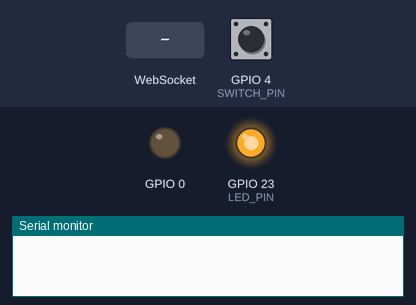
Simulated run of this sketch. Board: ESP32. On the bench: output pins drawn as LEDs (lit = HIGH), the last lines printed to the serial monitor. The test bench sets the inputs (shaded band); at power-on: GPIO 4 (SWITCH_PIN) HIGH.

Above: at 0.1 s.
At 2.4 s:
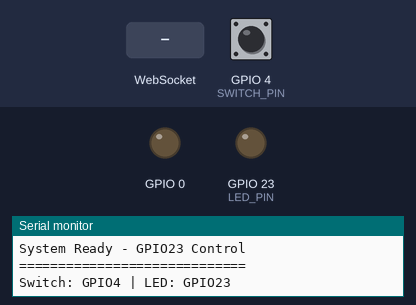
2.5 s: WebSocket text "ADD_LED:" received
Timing chart, 0 to 5.5 s (numbered marks = the images above; inputs shaded):
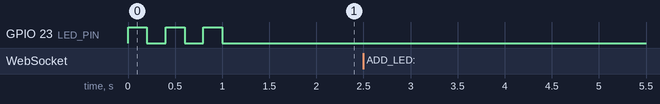

The sketch:

mark5.ino
```cpp
#include <WiFi.h>
#include <WebSocketsServer.h>

const char* apSSID = "ESP32_LED_Controller";
const char* apPassword = "12345678";
#define SWITCH_PIN 4   // Verify switch connected to GPIO4-GND
#define LED_PIN 23     // LED on GPIO23

WebSocketsServer webSocket(81);
const int MAX_LEDS = 10;

struct Led {
  int pin;
  bool state;
  String name;
};

Led leds[MAX_LEDS] = {{LED_PIN, false, "Main LED"}};
int ledCount = 1;

void updateAllClients(int index) {
  String message = "LED_UPDATE:" +
                  String(leds[index].pin) + ":" +
                  (leds[index].state ? "ON" : "OFF") + ":" +
                  leds[index].name;
  webSocket.broadcastTXT(message);
}

void handleWebSocketEvent(uint8_t client_num, WStype_t type, uint8_t* payload, size_t length) {
  switch(type) {
    case WStype_DISCONNECTED:
      Serial.printf("[%u] Disconnected!\n", client_num);
      break;

    case WStype_CONNECTED: {
      for(int i=0; i<ledCount; i++) {
        String msg = "LED_UPDATE:" +
                    String(leds[i].pin) + ":" +
                    (leds[i].state ? "ON" : "OFF") + ":" +
                    leds[i].name;
        webSocket.sendTXT(client_num, msg);
      }
      break;
    }

    case WStype_TEXT: {
      String command = String((char*)payload);

      if(command.startsWith("SET_LED:")) {
        int sep1 = command.indexOf(':', 8);
        int sep2 = command.indexOf(':', sep1+1);
        int pin = command.substring(8, sep1).toInt();
        bool state = command.substring(sep1+1, sep2) == "ON";

        for(int i=0; i<ledCount; i++) {
          if(leds[i].pin == pin) {
            leds[i].state = state;
            digitalWrite(pin, state);
            updateAllClients(i);
            break;
          }
        }
      }
      else if(command.startsWith("ADD_LED:")) {
        int pin = command.substring(8).toInt();
        if(ledCount < MAX_LEDS && pin >= 0 && pin <= 39) {
          leds[ledCount] = {pin, false, "LED " + String(pin)};
          pinMode(pin, OUTPUT);
          digitalWrite(pin, LOW);
          ledCount++;
          updateAllClients(ledCount-1);
          webSocket.broadcastTXT("LED_ADDED:" + String(pin));
        }
      }
      else if(command.startsWith("RENAME_LED:")) {
        int sep = command.indexOf(':', 11);
        int pin = command.substring(11, sep).toInt();
        String newName = command.substring(sep+1);

        for(int i=0; i<ledCount; i++) {
          if(leds[i].pin == pin) {
            leds[i].name = newName;
            updateAllClients(i);
            break;
          }
        }
      }
      else if(command.startsWith("REMOVE_LED:")) {
        int pin = command.substring(11).toInt();
        for(int i=0; i<ledCount; i++) {
          if(leds[i].pin == pin) {
            digitalWrite(pin, LOW);
            for(int j=i; j<ledCount-1; j++) {
              leds[j] = leds[j+1];
            }
            ledCount--;
            webSocket.broadcastTXT("LED_REMOVED:" + String(pin));
            break;
          }
        }
      }
      break;
    }
  }
}

void setup() {
  Serial.begin(115200);
  pinMode(LED_PIN, OUTPUT);
  digitalWrite(LED_PIN, LOW);

  pinMode(SWITCH_PIN, INPUT_PULLUP);

  for(int i=0; i<3; i++) {
    digitalWrite(LED_PIN, HIGH); delay(200);
    digitalWrite(LED_PIN, LOW); delay(200);
  }

  WiFi.softAP(apSSID, apPassword);
  webSocket.begin();
  webSocket.onEvent(handleWebSocketEvent);

  Serial.println("\nSystem Ready - GPIO23 Control");
  Serial.println("=============================");
  Serial.printf("Switch: GPIO%d | LED: GPIO%d\n", SWITCH_PIN, LED_PIN);
}

void loop() {
  webSocket.loop();

  static bool lastStableState = HIGH;
  static unsigned long lastDebounce = 0;
  const unsigned long debounceDelay = 100;
  bool reading = digitalRead(SWITCH_PIN);

  if (reading != lastStableState) {
    lastDebounce = millis();
  }

  if ((millis() - lastDebounce) > debounceDelay) {
    if (reading != lastStableState) {
      lastStableState = reading;

      leds[0].state = !lastStableState;
      digitalWrite(LED_PIN, leds[0].state);

      Serial.printf("SW: %s → LED%d: %s\n",
                   lastStableState ? "OPEN " : "PRESS",
                   LED_PIN,
                   leds[0].state ? "ON " : "OFF");
    }
  }
}
```
